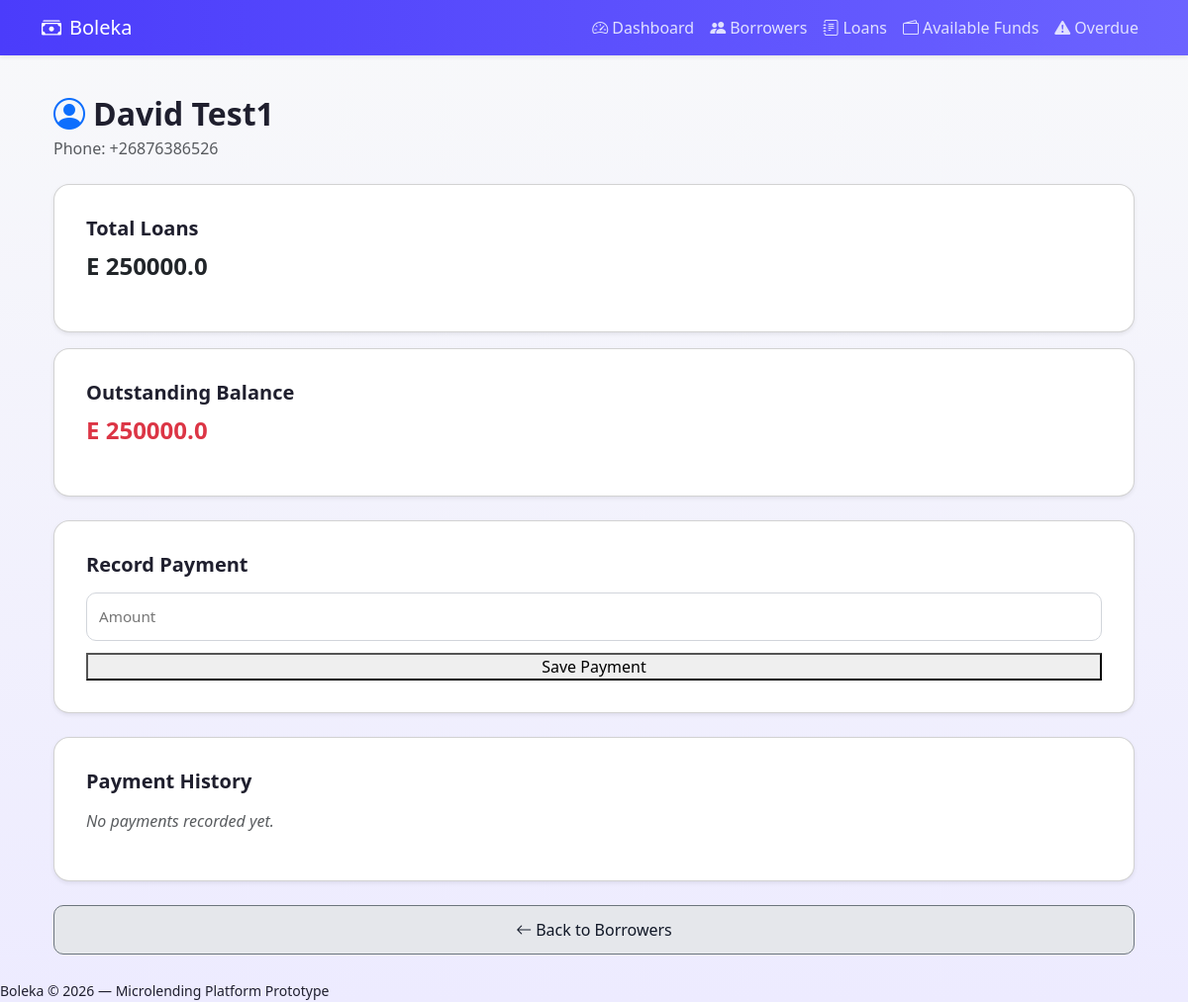
Page /borrowers/1 on the earlier database version.
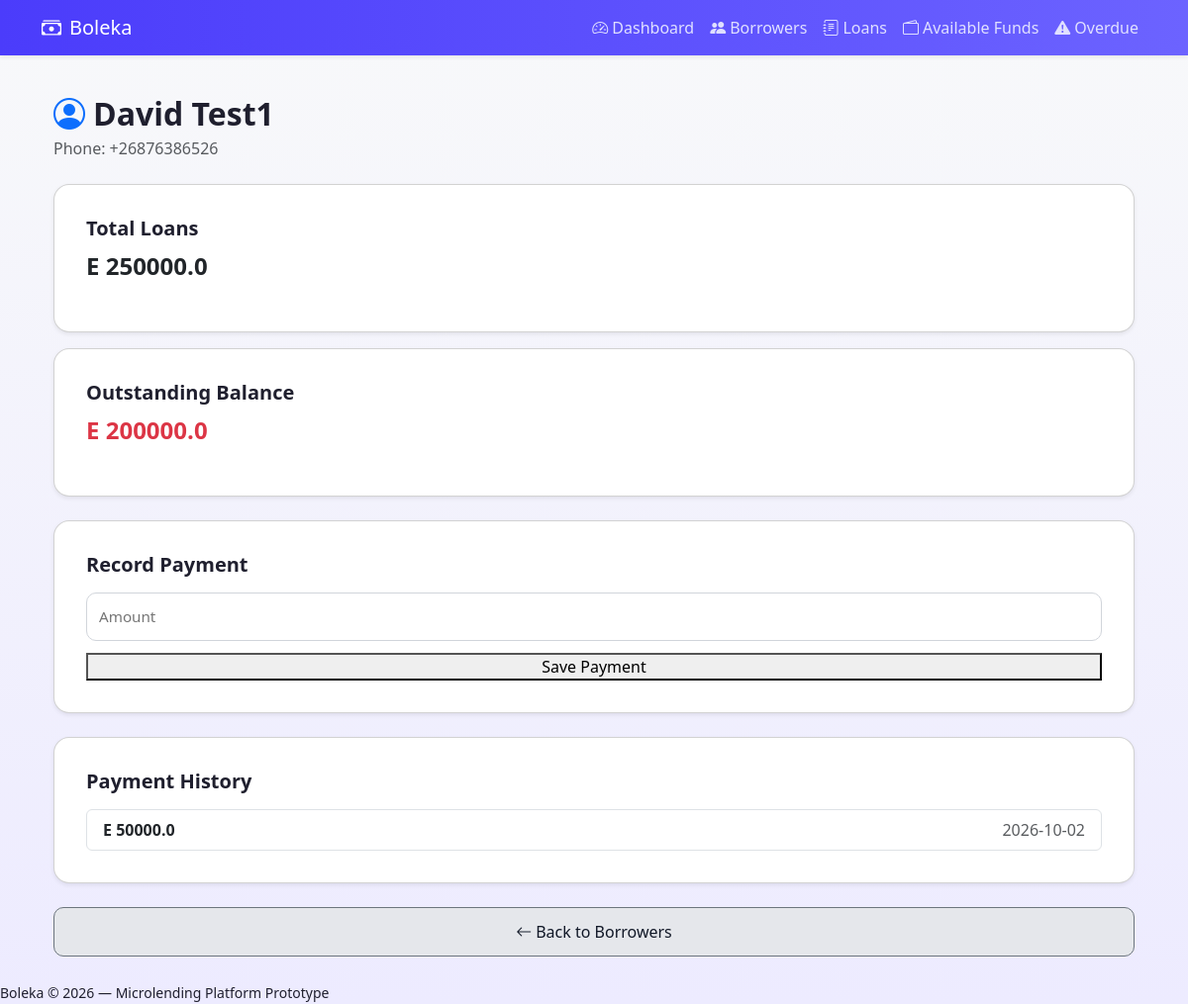
Same page on the later database version.
### models.py (models this page shows)
class Borrower(Base):
    __tablename__ = "borrowers"
    id = Column(Integer, primary_key=True, index=True)
    name = Column(String, nullable=False)
    phone = Column(String, nullable=False)
    loans = relationship("Loan", back_populates="borrower")

class Payment(Base):
    __tablename__ = "payments"
    id = Column(Integer, primary_key=True, index=True)
    loan_id = Column(Integer, ForeignKey("loans.id"))
    amount = Column(Float, nullable=False)
    date = Column(Date, nullable=False)
    loan = relationship("Loan", back_populates="payments")

### main.py (the view)
@app.get("/borrowers/{borrower_id}", response_class=HTMLResponse)
async def borrower_detail(request: Request, borrower_id: int, db: Session = Depends(get_db)):
    borrower = db.query(Borrower).filter(Borrower.id == borrower_id).first()
    if not borrower:
        return HTMLResponse("Borrower not found", status_code=404)
    loans = db.query(Loan).filter(Loan.borrower_id == borrower_id).all()
    payments = db.query(Payment).join(Loan).filter(
        Loan.borrower_id == borrower_id).all()
    total_loans = sum(l.amount for l in loans)
    total_paid = sum(p.amount for p in payments)
    outstanding_balance = total_loans - total_paid
    active_loan = db.query(Loan).filter(
        Loan.borrower_id == borrower_id,
        Loan.status == "Active"
    ).first()
    return templates.TemplateResponse(
        "borrower_detail.html",
        {
            "request": request,
            "borrower": borrower,
            "loans": loans,
            "payments": payments,
            "total_loans": total_loans,
            "total_paid": total_paid,
            "outstanding_balance": outstanding_balance,
            "active_loan": active_loan
        }
    )

### templates/borrower_detail.html (shortened to what this page needs)
{% extends "base.html" %}
{% block content %}
<div class="container mt-3">
    <h2 class="mb-1">
        <i class="bi bi-person-circle me-2 text-primary"></i>{{ borrower.name }}
    </h2>
    <p class="text-muted mb-4">Phone: {{ borrower.phone }}</p>
    <div class="card shadow-sm mb-3">
        <div class="card-body">
            <h5 class="fw-semibold mb-2">Total Loans</h5>
            <p class="fs-4 fw-bold">E {{ total_loans }}</p>
        </div>
    </div>
    <div class="card shadow-sm mb-4">
        <div class="card-body">
            <h5 class="fw-semibold mb-2">Outstanding Balance</h5>
            {% if outstanding_balance > 0 %}
                <p class="fs-4 fw-bold text-danger">E {{ outstanding_balance }}</p>
            {% else %}
                <p class="fs-4 fw-bold text-success">E 0</p>
            {% endif %}
        </div>
    </div>
    <div class="card shadow-sm mb-4">
        <div class="card-body">
            <h5 class="fw-semibold mb-3">Record Payment</h5>
            <form method="post" action="/record_payment" class="form-card">
    <input type="number" step="0.01" name="amount" placeholder="Amount" required>
    <button class="primary-btn">Save Payment</button>
</form>
        </div>
    </div>
    <div class="card shadow-sm mb-4">
        <div class="card-body">
            <h5 class="fw-semibold mb-3">Payment History</h5>
            {% if payments %}
                <div class="list-group">
                    {% for p in payments %}
                    <div class="list-group-item d-flex justify-content-between align-items-center">
                        <span class="fw-bold">E {{ p.amount }}</span>
                        <span class="text-muted">{{ p.date.strftime('%Y-%m-%d') }}</span>
                    </div>
                    {% endfor %}
                </div>
            {% else %}
                <p class="text-muted fst-italic">No payments recorded yet.</p>
            {% endif %}
        </div>
    </div>
    <a href="/borrowers" class="btn btn-secondary w-100">
        <i class="bi bi-arrow-left me-1"></i>Back to Borrowers
    </a>
</div>
{% endblock %}

### templates/base.html (shortened to what this page needs)
<!DOCTYPE html>
<html lang="en">
<head>
    <link href="https://cdn.jsdelivr.net/npm/bootstrap@5.3.0/dist/css/bootstrap.min.css" rel="stylesheet">
    <link href="https://cdn.jsdelivr.net/npm/bootstrap-icons@1.10.5/font/bootstrap-icons.css" rel="stylesheet">
    <link rel="stylesheet" href="../static/style.css">
</head>
<body>
    <nav class="navbar navbar-expand-lg navbar-dark bg-dark shadow-sm">
        <div class="container">
            <a class="navbar-brand" href="/">
                <i class="bi bi-cash-stack me-2"></i>Boleka
            </a>
            <div class="collapse navbar-collapse" id="navbarNav">
                <ul class="navbar-nav ms-auto">
                    <li class="nav-item">
                        <a class="nav-link" href="/">
                            <i class="bi bi-speedometer2 me-1"></i>Dashboard
                        </a>
                    </li>
                    <li class="nav-item">
                        <a class="nav-link" href="/borrowers">
                            <i class="bi bi-people-fill me-1"></i>Borrowers
                        </a>
                    </li>
                    <li class="nav-item">
                        <a class="nav-link" href="/loans">
                            <i class="bi bi-journal-text me-1"></i>Loans
                        </a>
                    </li>
                    <li class="nav-item">
                        <a class="nav-link" href="/available-funds">
                            <i class="bi bi-wallet2 me-1"></i>Available Funds
                        </a>
                    </li>
                    <li class="nav-item">
                        <a class="nav-link" href="/loans/overdue">
                            <i class="bi bi-exclamation-triangle-fill me-1"></i>Overdue
                        </a>
                    </li>
                </ul>
            </div>
        </div>
    </nav>
    <div class="container py-4">
        {% block content %}
        {% endblock %}
    </div>
    <footer>
        <small>Boleka &copy; {{ 2026 }} — Microlending Platform Prototype</small>
    </footer>
</body>
</html>

### static/style.css (style rules this page uses)
* { box-sizing: border-box; margin: 0; padding: 0; }
body { font-family: system-ui, -apple-system, BlinkMacSystemFont, "Segoe UI", sans-serif; background: linear-gradient(180deg, #F8F9FA 0%, #EDEBFF 100%); color: #1f2933; }
.navbar-dark.bg-dark { background: linear-gradient(90deg, #4B3CFB 0%, #6C63FF 100%) !important; }
.nav-link { font-weight: 500; color: #e0e0ff !important; }
h1, h2, h3, h4, h5 { font-weight: 600; color: #1f1f2e; margin-bottom: 0.75rem; }
.card { background: #ffffff; border-radius: 16px; padding: 1rem; margin-bottom: 1rem; box-shadow: 0 4px 12px rgba(75, 60, 251, 0.1); transition: transform 0.2s ease, box-shadow 0.2s ease; }
.btn-secondary { background: #e5e7eb; color: #111827; border-radius: 10px; padding: 12px; font-weight: 500; }
form { display: flex; flex-direction: column; gap: 0.75rem; }
input[type="text"], input[type="number"], input[type="date"], select { width: 100%; padding: 12px; border-radius: 10px; border: 1px solid #d1d5db; font-size: 0.95rem; }

### templates/base.html (style rules this page uses)
body { background: linear-gradient(180deg, #F8F9FA 0%, #EDEBFF 100%); color: #1F1F2E; }
.navbar-dark.bg-dark { background: linear-gradient(90deg, #4B3CFB 0%, #6C63FF 100%) !important; }
.card { border-radius: 16px; box-shadow: 0 4px 12px rgba(75, 60, 251, 0.1); transition: transform 0.2s ease, box-shadow 0.2s ease; }
h2, h3, h4 { font-weight: 600; color: #1F1F2E; }

### templates/borrower_detail.html (style rules this page uses)
body { background: linear-gradient(180deg, #F8F9FA 0%, #EDEBFF 100%); }
.card { border-radius: 16px; box-shadow: 0 4px 12px rgba(75, 60, 251, 0.1); }
.btn-secondary { padding: 12px; font-weight: 500; }

Differences in the rows shown:
added Payment: amount "50000.0", date "2026-10-02"
Other differences:
{{ outstanding_balance }}: "250000.0" → "200000.0"
text no longer shown: "No payments recorded yet."
